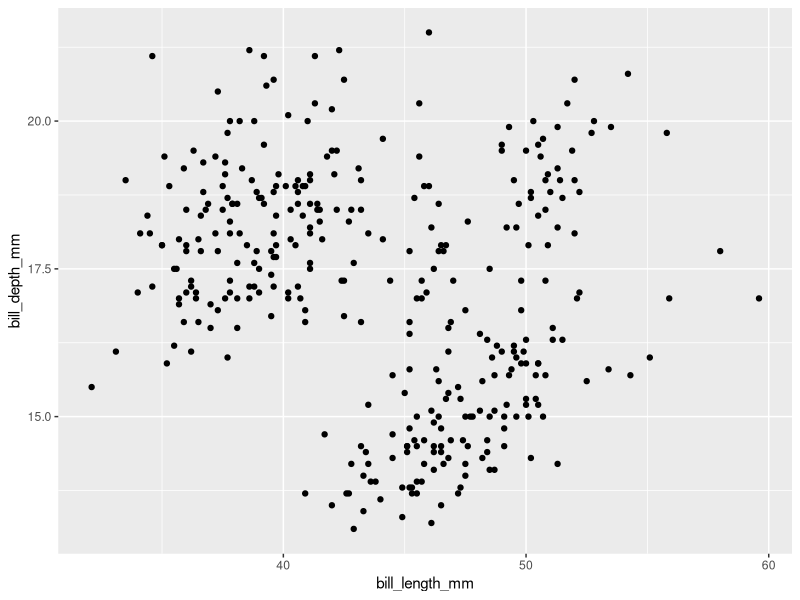
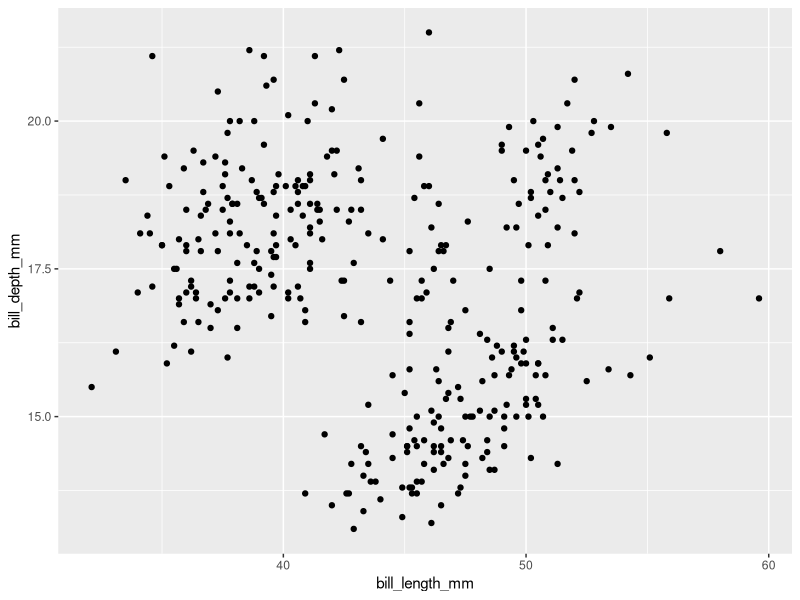
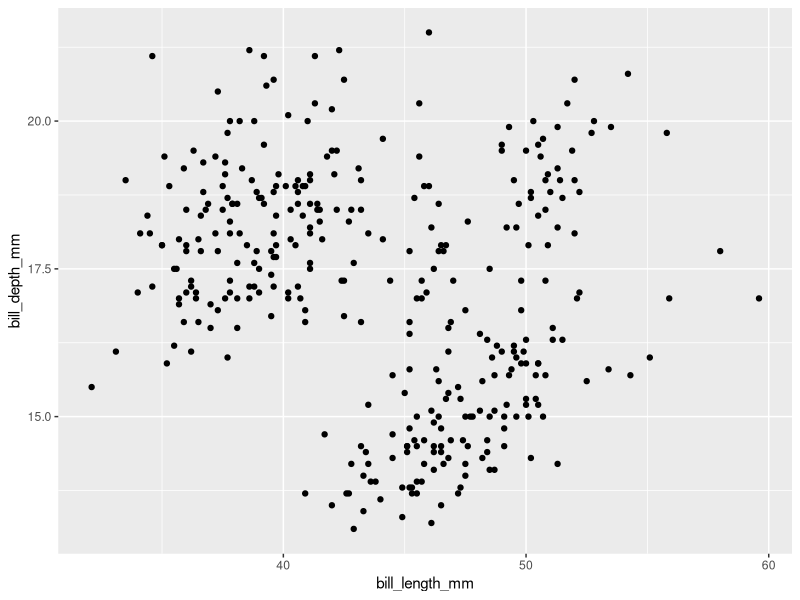
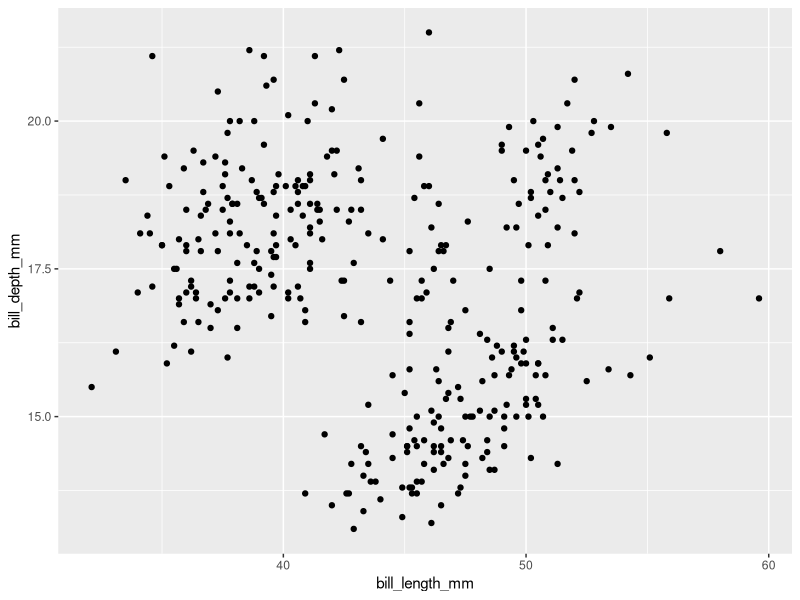
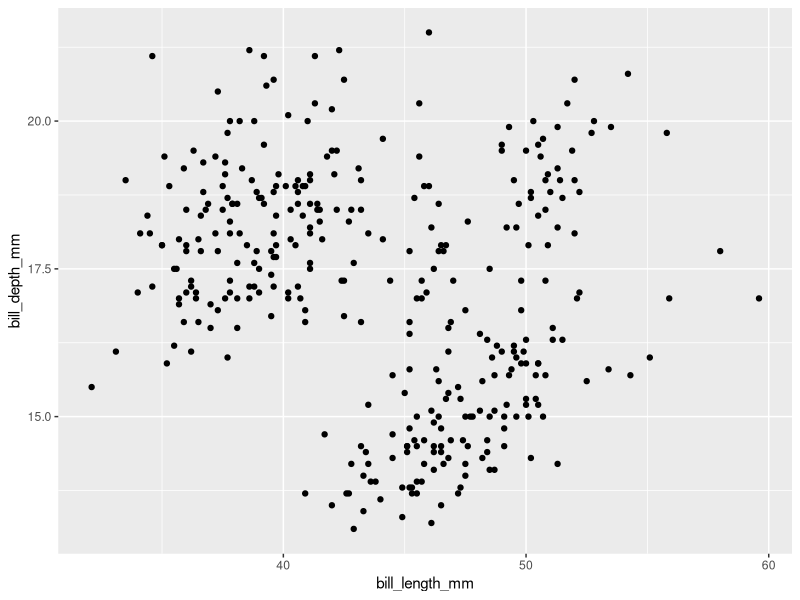
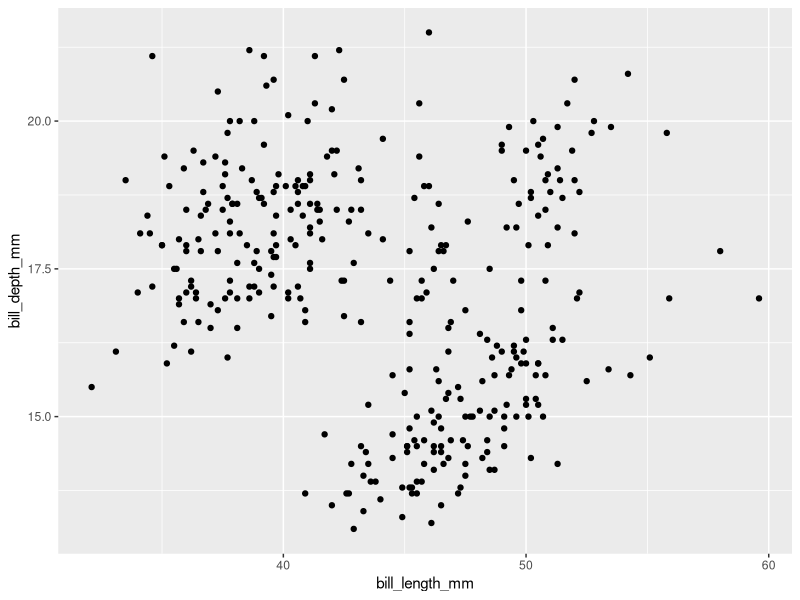
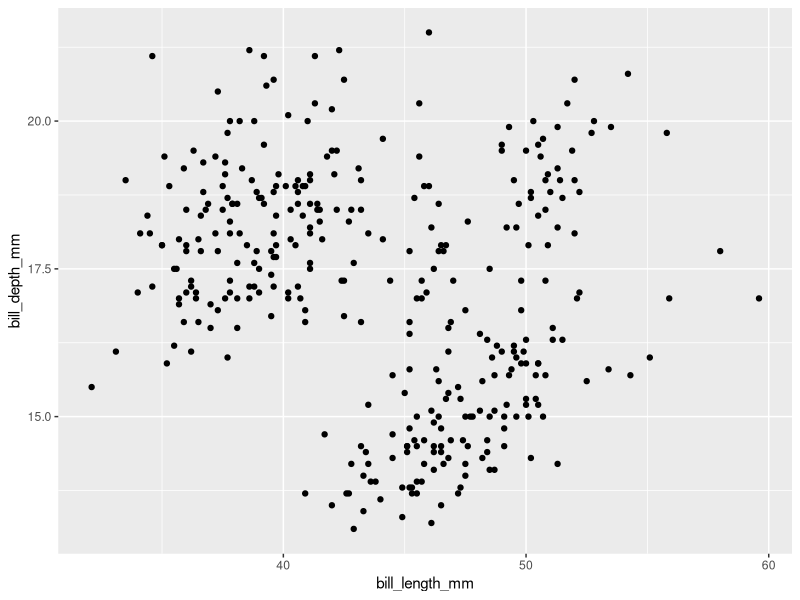

These figures' R source, in order:
## ---- chunk 1
knitr::opts_chunk$set(echo = TRUE)
## ---- chunk 2
library(tidyverse)
library(palmerpenguins)
## ---- chunk 3
ggplot(penguins, aes(bill_length_mm, bill_depth_mm)) + geom_point()
## ---- chunk 4
ggplot(penguins, aes(bill_length_mm, bill_depth_mm)) + geom_point()
## ---- chunk 5
ggplot(penguins, aes(bill_length_mm, bill_depth_mm)) + geom_point()
## ---- chunk 6
ggplot(penguins, aes(bill_length_mm, bill_depth_mm)) + geom_point()
## ---- chunk 7
ggplot(penguins, aes(bill_length_mm, bill_depth_mm)) + geom_point()
## ---- chunk 8
ggplot(penguins, aes(bill_length_mm, bill_depth_mm)) + geom_point()
## ---- chunk 9
ggplot(penguins, aes(bill_length_mm, bill_depth_mm)) + geom_point()
## ---- chunk 10
knitr::include_graphics("https://quarto.org/docs/authoring/images/crossref-figure.png")
